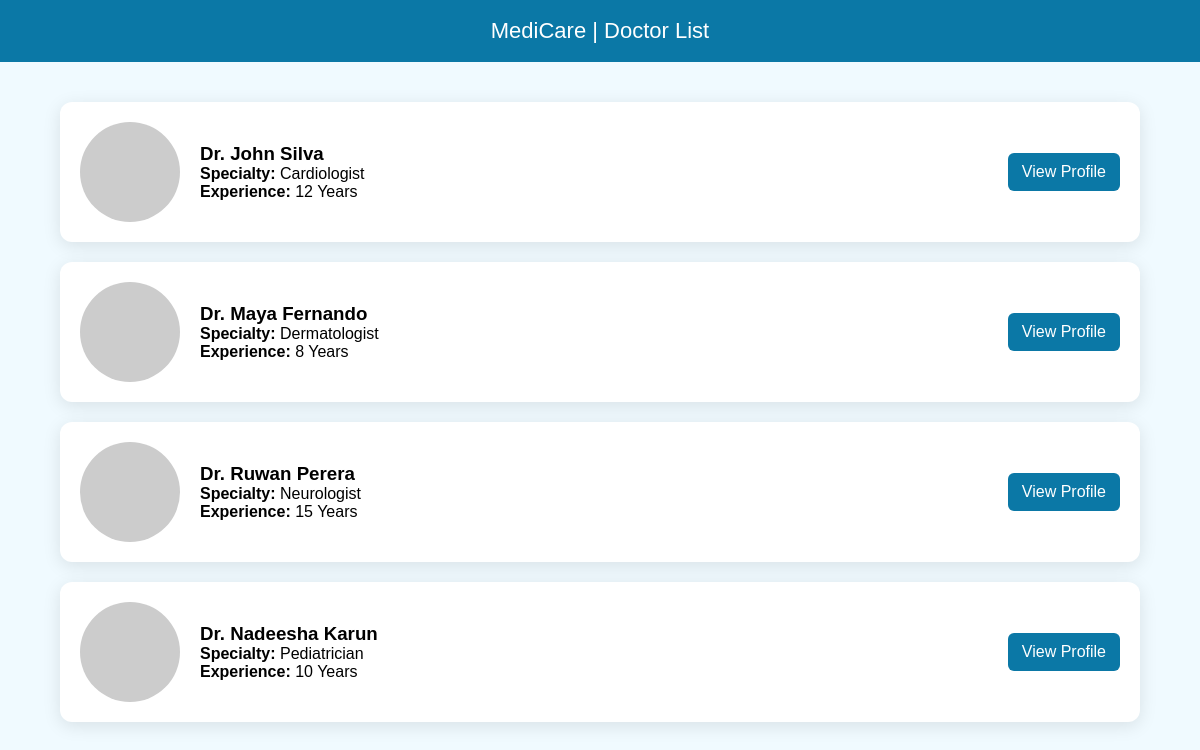
Page /doctor-list.php on the committed database.
### tables this page shows
CREATE TABLE doctors (
    id INT AUTO_INCREMENT PRIMARY KEY,
    name VARCHAR(100) NOT NULL,
    specialization VARCHAR(100) NOT NULL,
    experience VARCHAR(50),
    available_time VARCHAR(100)
);

### doctor-list.php (the view, shortened to what this page needs)
<?php
include "db.php";
$sql = "SELECT * FROM doctors";
$result = $conn->query($sql);
?>
<!DOCTYPE html>
<html lang="en">
<head>
</head>
<body>
<header>MediCare | Doctor List</header>
<div class="container">
<?php if ($result->num_rows > 0): ?>
    <?php while($row = $result->fetch_assoc()): ?>
        <div class="card">
            <img src="https://via.placeholder.com/100" alt="Doctor">
            <div class="info">
                <h3><?php echo htmlspecialchars($row["name"]); ?></h3>
                <p><strong>Specialty:</strong> <?php echo htmlspecialchars($row["specialization"]); ?></p>
                <p><strong>Experience:</strong> <?php echo htmlspecialchars($row["experience"]); ?></p>
            </div>
            <a class="btn" href="doctor-profile.php?id=<?php echo $row['id']; ?>">
                View Profile
            </a>
        </div>
    <?php endwhile; ?>
<?php else: ?>
    <p>No doctors found.</p>
<?php endif; ?>
</div>
</body>
</html>

### doctor-list.php (style rules this page uses)
* { margin:0; padding:0; box-sizing:border-box; font-family:"Poppins", sans-serif; }
body { background:#f0faff; }
header { background:#0b78a6; color:white; text-align:center; padding:18px; font-size:22px; }
.container { width:90%; margin:40px auto; }
.card { background:white; padding:20px; border-radius:12px; box-shadow:0 4px 18px rgba(0,0,0,0.1); margin-bottom:20px; display:flex; align-items:center; gap:20px; }
.card img { width:100px; height:100px; border-radius:50%; }
.info { flex:1; }
.btn { background:#0b78a6; color:white; padding:10px 14px; text-decoration:none; border-radius:6px; }

### rows in the picture
doctors: name "Dr. John Silva", specialization "Cardiologist", experience "12 Years"
doctors: name "Dr. Maya Fernando", specialization "Dermatologist", experience "8 Years"
doctors: name "Dr. Ruwan Perera", specialization "Neurologist", experience "15 Years"
doctors: name "Dr. Nadeesha Karun", specialization "Pediatrician", experience "10 Years"
